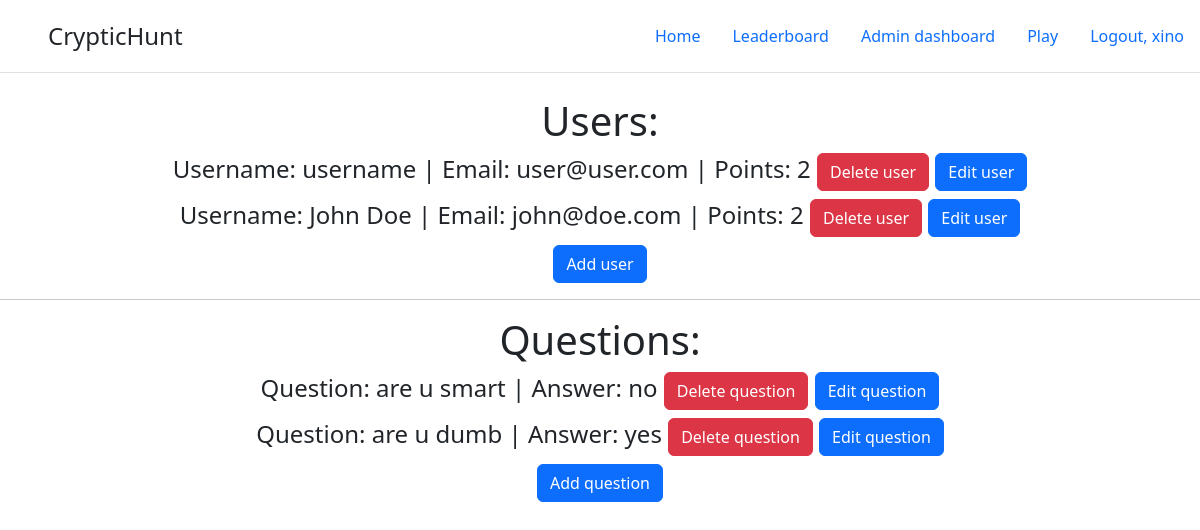
Page /admin (signed in) on the earlier database version.
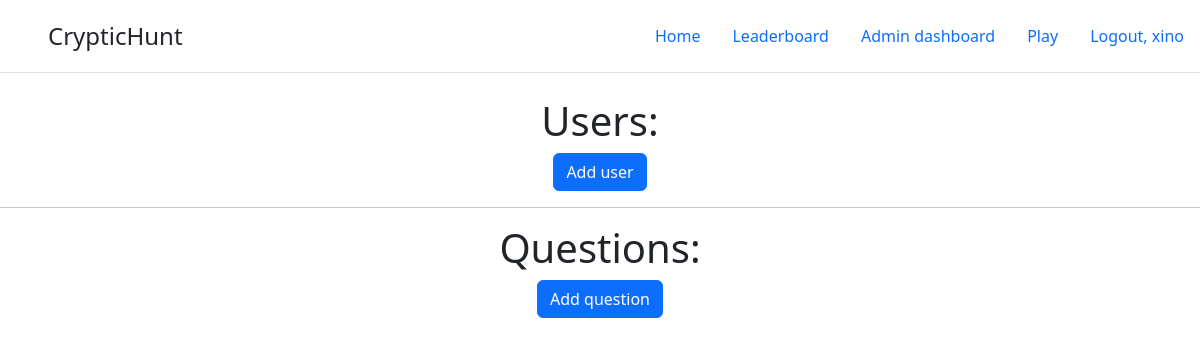
Same page on the later database version.
### hack/models.py (models this page shows)
class User(db.Model,UserMixin):
    id = db.Column(db.Integer,primary_key = True)
    username = db.Column(db.String, nullable=False)
    email = db.Column(db.String(64),index=True)
    password = db.Column(db.String)
    ans_time = db.Column(db.Integer, nullable=False, default=datetime.now)
    correct_ans = db.Column(db.Integer, default=0, nullable=False)

class Question(db.Model):
    id = db.Column(db.Integer, primary_key=True)
    ques = db.Column(db.String, nullable=False)
    ans = db.Column(db.String, nullable=False)

### app.py (the view)
@app.route('/admin')
@login_required
def admin():
    if current_user.username == "xino":
        users = User.query.all()
        questions = Question.query.all()
        return render_template('admin.html', users=users, questions=questions)
    return abort(403)

### hack/models.py (called while the page is built)
@login_manager.user_loader
def load_user(user_id):
    return User.query.get(user_id)

### hack/templates/admin.html
{% extends 'base.html' %}
{% block content %}
<center>
    <h1>Users:</h1>
        {% for user in users %}
        {% if user.username == 'xino' %}
        {% else %}
        <h4>Username: {{user.username}} | Email: {{user.email}} | Points: {{user.correct_ans}} <a class="btn btn-danger" href="/deleteuser/{{user.id}}">Delete user</a> <a class="btn btn-primary" href="/edituser/{{user.id}}">Edit user</a></h4>
        {% endif %}
        {% endfor %}
        <a class="btn btn-primary" href="/reg">Add user</a>
        <hr>
        <h1>Questions:</h1>
        {% for question in questions %}
            <h4>Question: {{question.ques}} | Answer: {{question.ans}} <a class="btn btn-danger" href="/deleteques/{{question.id}}">Delete question</a> <a class="btn btn-primary" href="/editques/{{question.id}}">Edit question</a></h4>
        {% endfor %}
        <a class="btn btn-primary" href="/addques">Add question</a>
</center>
{% endblock %}

### hack/templates/base.html (shortened to what this page needs)
<!DOCTYPE html>
<html lang="en">
<head>
    <link rel="stylesheet" href="https://cdn.jsdelivr.net/npm/bootstrap@5.2.3/dist/css/bootstrap.min.css">
</head>
<body>
    <header class="d-flex flex-wrap justify-content-center py-3 mb-4 border-bottom">
        <a href="/" class="d-flex align-items-center mb-3 mb-md-0 me-md-auto text-dark text-decoration-none">
          <svg class="bi me-2" width="40" height="32"><use xlink:href="#bootstrap"></use></svg>
          <span class="fs-4">CrypticHunt</span>
        </a>
        <ul class="nav nav-pills">
          <li class="nav-item"><a href="/" class="nav-link" aria-current="page">Home</a></li>
          <li class="nav-item"><a href="/lb" class="nav-link" aria-current="page">Leaderboard</a></li>
          {% if current_user.is_authenticated %}
          {% if current_user.username == 'xino' %}
          <li class="nav-item"><a href="/admin" class="nav-link" aria-current="page">Admin dashboard</a></li>
          {% endif %}
          {% if current_user.correct_ans > 0 %}
          <li class="nav-item"><a href="/play/{{current_user.correct_ans}}" class="nav-link">Play</a></li>
          {% else %}
          <li class="nav-item"><a href="/play/1" class="nav-link">Play</a></li>
          {% endif %}
          <li class="nav-item"><a href="/logout" class="nav-link">Logout, {{current_user.username}}</a></li>
          {% else %}
          <li class="nav-item"><a href="/login" class="nav-link">Login</a></li>
          <li class="nav-item"><a href="/reg" class="nav-link">Register</a></li>
          {% endif %}
        </ul>
      </header>
      {% block content %}
      {% endblock %}
</body>
</html>

Differences in the rows shown:
removed User: username "username", email "user@user.com", correct_ans "2"
removed User: username "John Doe", email "john@doe.com", correct_ans "2"
removed Question: ques "are u smart", ans "no"
removed Question: ques "are u dumb", ans "yes"
